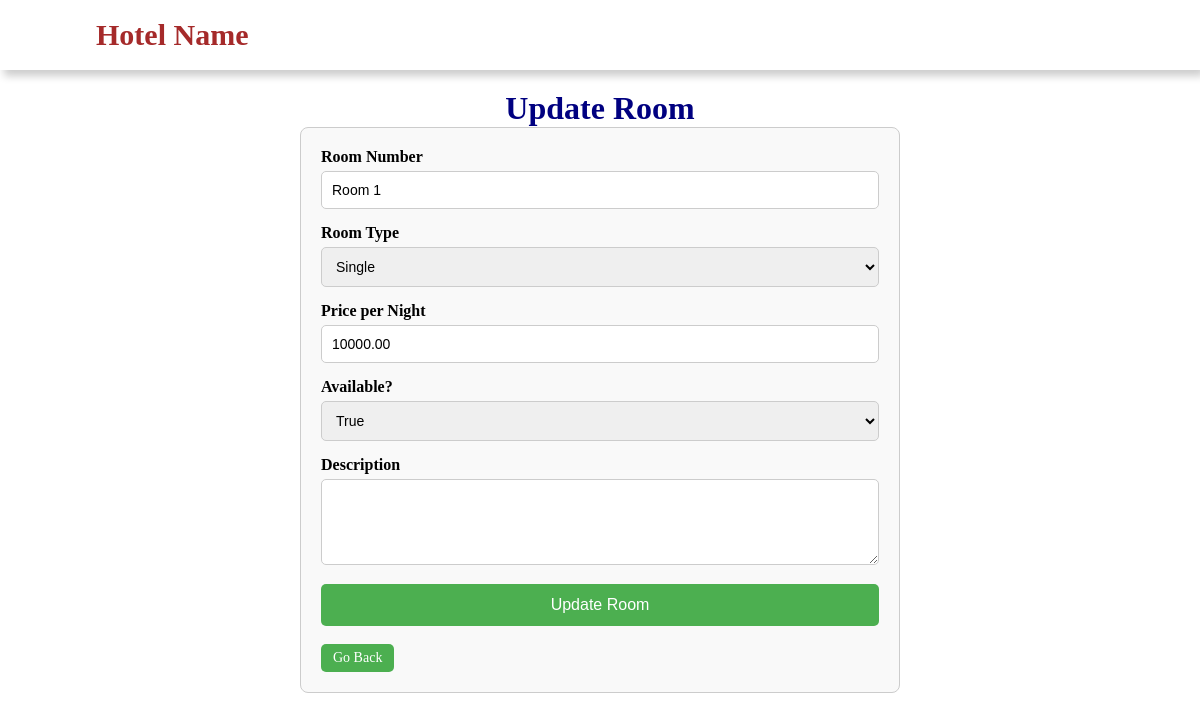
Screenshot of /room/update/1 with the database file from the repository.
### hotelapp/models.py (models this page shows, shortened)
class Room(models.Model):
    ROOM_TYPES = [
        ('single', 'Single'),
        ('double', 'Double'),
        ('suite', 'Suite'),
        ('penthouse', 'Penthouse'),
    ]
    room_number = models.CharField(max_length=10)
    room_type = models.CharField(max_length=10, choices=ROOM_TYPES)
    price_per_night = models.DecimalField(max_digits=8, decimal_places=2)
    is_available = models.BooleanField(default=True)
    description = models.TextField(null=True, blank=True)

### hotelapp/views.py (the view, shortened to what this page needs)
# urls.py: path('room/update/<int:id>', views.room_update,name='room_update'),
def room_update(request,id):
    rooms = get_object_or_404(Room, pk=id)
    return render(request, 'main/update_room.html',{'rooms':rooms})

### templates/main/update_room.html (shortened to what this page needs)
{% extends 'base.html'%} {% block content%}
<div class="container">
    <h1>Update Room</h1>
    <form class="responsive-form" method="POST" action="{% url 'room_update' rooms.id %}">
        <div class="form-group">
            <label for="room_number">Room Number</label>
            <input type="text" id="room_number" name="room_number" value='{{rooms.room_number}}' required />
        </div>
        <div class="form-group">
            <label for="room_type">Room Type</label>
            <select id="room_type" name="room_type" value='{{rooms.room_type }}' required>
                <option value="single">Single</option>
            </select>
        </div>
        <div class="form-group">
            <label for="price_per_night">Price per Night</label>
            <input type="number" id="price_per_night" name="price_per_night" value='{{rooms.price_per_night}}'
                step="0.01" required />
        </div>
        <div class="form-group">
            <label for="is_available">Available?</label>
            <select id="is_available" name="is_available" value='{{rooms.is_available}}' required>
                <option value="True">True</option>
            </select>
        </div>
        <div class="form-group">
            <label for="description">Description</label>
            <textarea id="description" name="description" value='{{rooms.description}}' rows="4"></textarea>
        </div>
        <button type="submit">Update Room</button>
        <br /><br />
        <td>
            <a href="{% url 'room_list'%}" class="btn primary-btn">Go Back</a>
        </td>
    </form>
</div>
{% endblock content%}

### hotelapp/static/css/style.css (style rules this page uses)
* { margin: 0; padding: 0; box-sizing: border-box; }
.container { width: 90%; margin: 90px auto; }
.container h1 { text-align: center; color: navy; }
.responsive-form { width: 100%; max-width: 600px; margin: 0 auto; padding: 20px; border: 1px solid #ccc; border-radius: 8px; background-color: #f9f9f9; }
.responsive-form .form-group { margin-bottom: 15px; }
.responsive-form label { display: block; font-weight: bold; margin-bottom: 5px; }
.responsive-form input, .responsive-form select, .responsive-form textarea { width: 100%; padding: 10px; border: 1px solid #ccc; border-radius: 5px; font-size: 14px; }
.responsive-form textarea { resize: vertical; }
.responsive-form button { width: 100%; padding: 12px; background-color: #4CAF50; color: white; border: none; border-radius: 5px; font-size: 16px; cursor: pointer; }
.btn { display: inline-block; padding: 6px 12px; font-size: 14px; text-decoration: none; border-radius: 5px; color: white; text-align: center; cursor: pointer; }
.primary-btn { background-color: #4CAF50; }

### rows the page displays
Room: room_number "Room 1", room_type "Single", price_per_night "10000.00", is_available "True"
